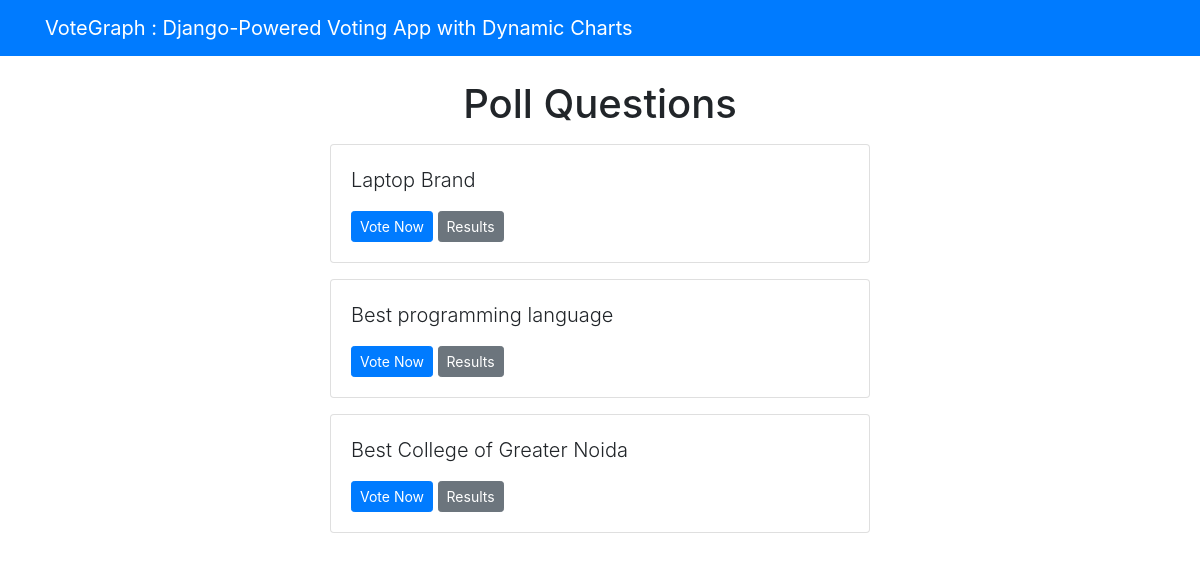
Screenshot of /polls/ with the database file from the repository.
### polls/models.py (models this page shows, shortened)
class Question(models.Model):
    question_text = models.CharField(max_length=200)
    pub_date = models.DateTimeField('date published')

### polls/views.py (the view)
# urls.py: path('', views.index, name='index'),
def index(request):
    latest_question_list = Question.objects.order_by('-pub_date')[:5]
    context = {'latest_question_list': latest_question_list}
    return render(request, 'polls/index.html', context)

### templates/polls/index.html
{% extends 'base.html' %}
{% block content %}
  <h1 class="text-center mb-3">Poll Questions</h1>
  {% if latest_question_list %}
    {% for question in latest_question_list %}
      <div class="card mb-3">
        <div class="card-body">
          <p class="lead">{{ question.question_text }}</p>
          <a href="{% url 'polls:detail' question.id %}" class="btn btn-primary btn-sm">Vote Now</a>
          <a href="{% url 'polls:results' question.id %}" class="btn btn-secondary btn-sm">Results</a>
        </div>
      </div>
    {% endfor %}
  {% else %}
    <p>No polls available</p>
  {% endif %}
{% endblock %}

### rows the page displays
Question: question_text "Laptop Brand"
Question: question_text "Best programming language"
Question: question_text "Best College of Greater Noida"
